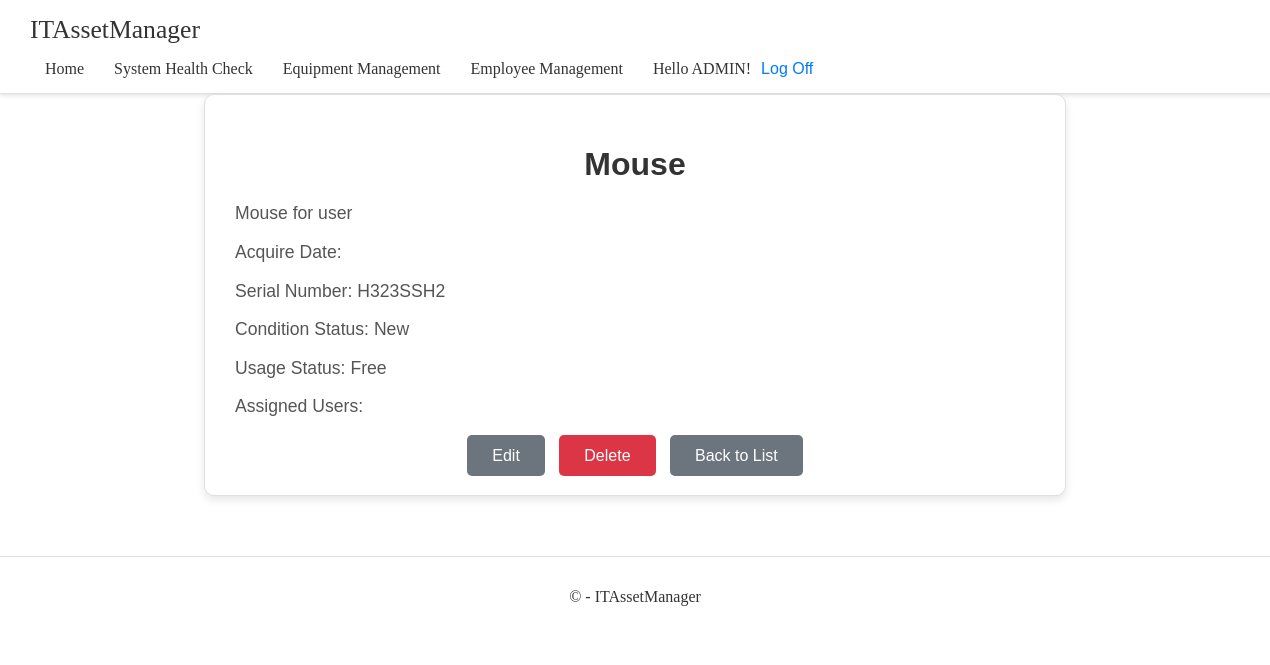
The page /equipment/2/ (signed in) on the database as committed earlier.
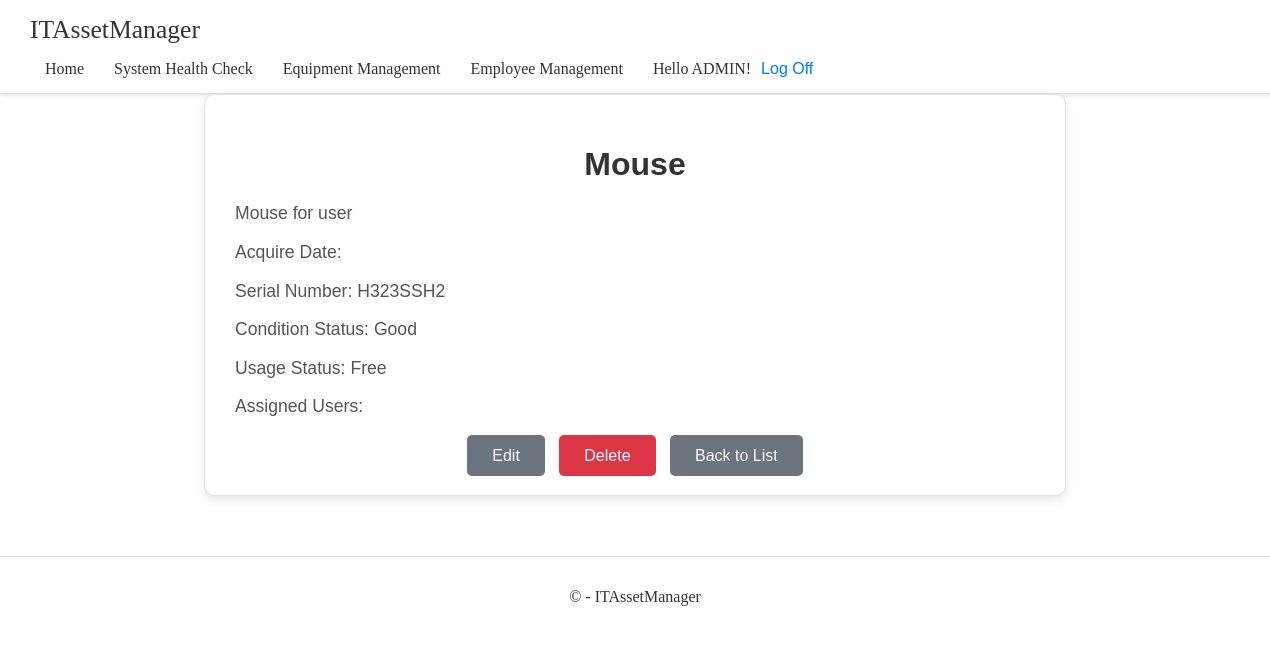
The same page on the database as committed later.
### app/models.py (models this page shows, shortened)
class Equipment(models.Model):
    CONDITION_CHOICES = [
        ('new', 'New'),
        ('good', 'Good'),
        ('fair', 'Fair'),
        ('poor', 'Poor'),
        ('broken', 'Broken'),
    ]
    USAGE_STATUS_CHOICES = [
        ('free', 'Free'),
        ('in_use', 'In Use'),
        ('maintenance', 'Maintenance'),
        ('in_repair', 'In Repair'),
    ]
    name = models.CharField(max_length=100)
    description = models.TextField(null=True, blank=True)  # Nullable and blankable
    purchased_date = models.DateField(default=date.today)  # Default to current day
    serial_number = models.CharField(max_length=100, unique=True)
    assigned_users = models.ManyToManyField(User, blank=True)
    condition_status = models.CharField(max_length=10, choices=CONDITION_CHOICES, default='new')
    usage_status = models.CharField(max_length=15, choices=USAGE_STATUS_CHOICES, default='free')
    stock = models.PositiveIntegerField(default=0)

### app/decorators.py (the view)
    def wrapper(request, *args, **kwargs):
        if not request.user.is_authenticated:
            return redirect('login')
        return view_func(request, *args, **kwargs)

### app/views.py (called while the page is built)
@login_required
def equipment_detail(request, pk):
    equipment = get_object_or_404(Equipment, pk=pk)
    return render(request, 'app/equipment/equipment_detail.html', {'equipment': equipment})

### app/templates/app/equipment/equipment_detail.html (shortened to what this page needs)
{% extends 'app/base.html' %}
{% load static %}
{% block extra_head %}
<link rel="stylesheet" href="{% static 'app/content/equipment/equipment_detail.css' %}">
{% endblock %}
{% block content %}
<div class="equipment-detail">
    <h1>{{ equipment.name }}</h1>
    <p>{{ equipment.description }}</p>
    <p>Acquire Date: {{ equipment.acquire_date }}</p>
    <p>Serial Number: {{ equipment.serial_number }}</p>
    <p>Condition Status: {{ equipment.get_condition_status_display }}</p>
    <p>Usage Status: {{ equipment.get_usage_status_display }}</p>
    <p>Assigned Users: {% for user in equipment.assigned_users.all %}{{ user.username }}{% if not forloop.last %}, {% endif %}{% endfor %}</p>
    <div class="action-buttons">
        <a class="btn btn-secondary" href="{% url 'equipment_update' equipment.pk %}">Edit</a>
        <a class="btn btn-danger" href="{% url 'equipment_delete' equipment.pk %}">Delete</a>
        <a class="btn btn-secondary" href="{% url 'equipment_list' %}">Back to List</a>
    </div>
</div>
{% endblock %}

Rows that differ between the two databases and show on the page:
changed Equipment "Mouse": condition_status "New" → "Good"
